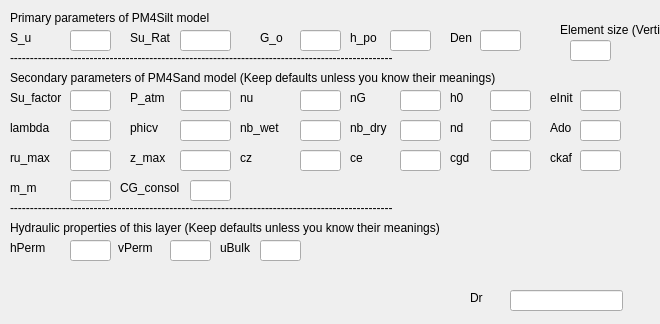
<?xml version="1.0" encoding="UTF-8"?>
<ui version="4.0">
 <class>Dialog</class>
 <widget class="QDialog" name="Dialog">
  <property name="geometry">
   <rect>
    <x>0</x>
    <y>0</y>
    <width>660</width>
    <height>324</height>
   </rect>
  </property>
  <property name="windowTitle">
   <string>Dialog</string>
  </property>
  <widget class="QLabel" name="S_u_2">
   <property name="geometry">
    <rect>
     <x>10</x>
     <y>30</y>
     <width>31</width>
     <height>16</height>
    </rect>
   </property>
   <property name="text">
    <string>S_u</string>
   </property>
  </widget>
  <widget class="QLabel" name="nu_2">
   <property name="geometry">
    <rect>
     <x>240</x>
     <y>90</y>
     <width>41</width>
     <height>16</height>
    </rect>
   </property>
   <property name="text">
    <string>nu</string>
   </property>
  </widget>
  <widget class="QLabel" name="lambda_2">
   <property name="geometry">
    <rect>
     <x>10</x>
     <y>120</y>
     <width>51</width>
     <height>16</height>
    </rect>
   </property>
   <property name="text">
    <string>lambda</string>
   </property>
  </widget>
  <widget class="QLabel" name="nd_2">
   <property name="geometry">
    <rect>
     <x>450</x>
     <y>120</y>
     <width>31</width>
     <height>16</height>
    </rect>
   </property>
   <property name="text">
    <string>nd</string>
   </property>
  </widget>
  <widget class="QLabel" name="cz_2">
   <property name="geometry">
    <rect>
     <x>240</x>
     <y>150</y>
     <width>31</width>
     <height>16</height>
    </rect>
   </property>
   <property name="text">
    <string>cz</string>
   </property>
  </widget>
  <widget class="QLabel" name="m_m_2">
   <property name="geometry">
    <rect>
     <x>10</x>
     <y>180</y>
     <width>31</width>
     <height>16</height>
    </rect>
   </property>
   <property name="text">
    <string>m_m</string>
   </property>
  </widget>
  <widget class="QLabel" name="G_o_2">
   <property name="geometry">
    <rect>
     <x>260</x>
     <y>30</y>
     <width>31</width>
     <height>16</height>
    </rect>
   </property>
   <property name="text">
    <string>G_o</string>
   </property>
  </widget>
  <widget class="QLabel" name="h_po_2">
   <property name="geometry">
    <rect>
     <x>350</x>
     <y>30</y>
     <width>31</width>
     <height>16</height>
    </rect>
   </property>
   <property name="text">
    <string>h_po</string>
   </property>
  </widget>
  <widget class="QLabel" name="Den_2">
   <property name="geometry">
    <rect>
     <x>450</x>
     <y>30</y>
     <width>31</width>
     <height>16</height>
    </rect>
   </property>
   <property name="text">
    <string>Den</string>
   </property>
  </widget>
  <widget class="QLineEdit" name="S_u">
   <property name="geometry">
    <rect>
     <x>70</x>
     <y>30</y>
     <width>41</width>
     <height>21</height>
    </rect>
   </property>
  </widget>
  <widget class="QLineEdit" name="G_o">
   <property name="geometry">
    <rect>
     <x>300</x>
     <y>30</y>
     <width>41</width>
     <height>21</height>
    </rect>
   </property>
  </widget>
  <widget class="QLineEdit" name="h_po">
   <property name="geometry">
    <rect>
     <x>390</x>
     <y>30</y>
     <width>41</width>
     <height>21</height>
    </rect>
   </property>
  </widget>
  <widget class="QLineEdit" name="Den">
   <property name="geometry">
    <rect>
     <x>480</x>
     <y>30</y>
     <width>41</width>
     <height>21</height>
    </rect>
   </property>
  </widget>
  <widget class="QLabel" name="nG_2">
   <property name="geometry">
    <rect>
     <x>350</x>
     <y>90</y>
     <width>21</width>
     <height>16</height>
    </rect>
   </property>
   <property name="text">
    <string>nG</string>
   </property>
  </widget>
  <widget class="QLabel" name="phicv_2">
   <property name="geometry">
    <rect>
     <x>130</x>
     <y>120</y>
     <width>31</width>
     <height>16</height>
    </rect>
   </property>
   <property name="text">
    <string>phicv</string>
   </property>
  </widget>
  <widget class="QLabel" name="Ado_2">
   <property name="geometry">
    <rect>
     <x>550</x>
     <y>120</y>
     <width>31</width>
     <height>16</height>
    </rect>
   </property>
   <property name="text">
    <string>Ado</string>
   </property>
  </widget>
  <widget class="QLabel" name="ce_2">
   <property name="geometry">
    <rect>
     <x>350</x>
     <y>150</y>
     <width>21</width>
     <height>16</height>
    </rect>
   </property>
   <property name="text">
    <string>ce</string>
   </property>
  </widget>
  <widget class="QLabel" name="CG_consol_2">
   <property name="geometry">
    <rect>
     <x>120</x>
     <y>180</y>
     <width>71</width>
     <height>16</height>
    </rect>
   </property>
   <property name="text">
    <string>CG_consol</string>
   </property>
  </widget>
  <widget class="QLabel" name="h0_2">
   <property name="geometry">
    <rect>
     <x>450</x>
     <y>90</y>
     <width>41</width>
     <height>16</height>
    </rect>
   </property>
   <property name="text">
    <string>h0</string>
   </property>
  </widget>
  <widget class="QLabel" name="nb_wet_2">
   <property name="geometry">
    <rect>
     <x>240</x>
     <y>120</y>
     <width>41</width>
     <height>16</height>
    </rect>
   </property>
   <property name="text">
    <string>nb_wet</string>
   </property>
  </widget>
  <widget class="QLabel" name="ru_max_2">
   <property name="geometry">
    <rect>
     <x>10</x>
     <y>150</y>
     <width>41</width>
     <height>16</height>
    </rect>
   </property>
   <property name="text">
    <string>ru_max</string>
   </property>
  </widget>
  <widget class="QLabel" name="cgd_2">
   <property name="geometry">
    <rect>
     <x>450</x>
     <y>150</y>
     <width>31</width>
     <height>16</height>
    </rect>
   </property>
   <property name="text">
    <string>cgd</string>
   </property>
  </widget>
  <widget class="QLabel" name="eInit_2">
   <property name="geometry">
    <rect>
     <x>550</x>
     <y>90</y>
     <width>31</width>
     <height>16</height>
    </rect>
   </property>
   <property name="text">
    <string>eInit</string>
   </property>
  </widget>
  <widget class="QLabel" name="nb_dry_2">
   <property name="geometry">
    <rect>
     <x>350</x>
     <y>120</y>
     <width>41</width>
     <height>16</height>
    </rect>
   </property>
   <property name="text">
    <string>nb_dry</string>
   </property>
  </widget>
  <widget class="QLabel" name="z_max_2">
   <property name="geometry">
    <rect>
     <x>130</x>
     <y>150</y>
     <width>41</width>
     <height>16</height>
    </rect>
   </property>
   <property name="text">
    <string>z_max</string>
   </property>
  </widget>
  <widget class="QLabel" name="ckaf_2">
   <property name="geometry">
    <rect>
     <x>550</x>
     <y>150</y>
     <width>31</width>
     <height>16</height>
    </rect>
   </property>
   <property name="text">
    <string>ckaf</string>
   </property>
  </widget>
  <widget class="QLineEdit" name="nu">
   <property name="geometry">
    <rect>
     <x>300</x>
     <y>90</y>
     <width>41</width>
     <height>21</height>
    </rect>
   </property>
  </widget>
  <widget class="QLineEdit" name="lambda">
   <property name="geometry">
    <rect>
     <x>70</x>
     <y>120</y>
     <width>41</width>
     <height>21</height>
    </rect>
   </property>
  </widget>
  <widget class="QLineEdit" name="nd">
   <property name="geometry">
    <rect>
     <x>490</x>
     <y>120</y>
     <width>41</width>
     <height>21</height>
    </rect>
   </property>
  </widget>
  <widget class="QLineEdit" name="cz">
   <property name="geometry">
    <rect>
     <x>300</x>
     <y>150</y>
     <width>41</width>
     <height>21</height>
    </rect>
   </property>
  </widget>
  <widget class="QLineEdit" name="m_m">
   <property name="geometry">
    <rect>
     <x>70</x>
     <y>180</y>
     <width>41</width>
     <height>21</height>
    </rect>
   </property>
  </widget>
  <widget class="QLineEdit" name="nG">
   <property name="geometry">
    <rect>
     <x>400</x>
     <y>90</y>
     <width>41</width>
     <height>21</height>
    </rect>
   </property>
  </widget>
  <widget class="QLineEdit" name="phicv">
   <property name="geometry">
    <rect>
     <x>180</x>
     <y>120</y>
     <width>51</width>
     <height>21</height>
    </rect>
   </property>
  </widget>
  <widget class="QLineEdit" name="Ado">
   <property name="geometry">
    <rect>
     <x>580</x>
     <y>120</y>
     <width>41</width>
     <height>21</height>
    </rect>
   </property>
  </widget>
  <widget class="QLineEdit" name="ce">
   <property name="geometry">
    <rect>
     <x>400</x>
     <y>150</y>
     <width>41</width>
     <height>21</height>
    </rect>
   </property>
  </widget>
  <widget class="QLineEdit" name="CG_consol">
   <property name="geometry">
    <rect>
     <x>190</x>
     <y>180</y>
     <width>41</width>
     <height>21</height>
    </rect>
   </property>
  </widget>
  <widget class="QLineEdit" name="h0">
   <property name="geometry">
    <rect>
     <x>490</x>
     <y>90</y>
     <width>41</width>
     <height>21</height>
    </rect>
   </property>
  </widget>
  <widget class="QLineEdit" name="nb_wet">
   <property name="geometry">
    <rect>
     <x>300</x>
     <y>120</y>
     <width>41</width>
     <height>21</height>
    </rect>
   </property>
  </widget>
  <widget class="QLineEdit" name="ru_max">
   <property name="geometry">
    <rect>
     <x>70</x>
     <y>150</y>
     <width>41</width>
     <height>21</height>
    </rect>
   </property>
  </widget>
  <widget class="QLineEdit" name="cgd">
   <property name="geometry">
    <rect>
     <x>490</x>
     <y>150</y>
     <width>41</width>
     <height>21</height>
    </rect>
   </property>
  </widget>
  <widget class="QLineEdit" name="eInit">
   <property name="geometry">
    <rect>
     <x>580</x>
     <y>90</y>
     <width>41</width>
     <height>21</height>
    </rect>
   </property>
  </widget>
  <widget class="QLineEdit" name="nb_dry">
   <property name="geometry">
    <rect>
     <x>400</x>
     <y>120</y>
     <width>41</width>
     <height>21</height>
    </rect>
   </property>
  </widget>
  <widget class="QLineEdit" name="z_max">
   <property name="geometry">
    <rect>
     <x>180</x>
     <y>150</y>
     <width>51</width>
     <height>21</height>
    </rect>
   </property>
  </widget>
  <widget class="QLineEdit" name="ckaf">
   <property name="geometry">
    <rect>
     <x>580</x>
     <y>150</y>
     <width>41</width>
     <height>21</height>
    </rect>
   </property>
  </widget>
  <widget class="QLabel" name="eSizeLabel">
   <property name="geometry">
    <rect>
     <x>560</x>
     <y>20</y>
     <width>141</width>
     <height>20</height>
    </rect>
   </property>
   <property name="text">
    <string>Element size (Vertical)</string>
   </property>
  </widget>
  <widget class="QLineEdit" name="eSize">
   <property name="geometry">
    <rect>
     <x>570</x>
     <y>40</y>
     <width>41</width>
     <height>21</height>
    </rect>
   </property>
  </widget>
  <widget class="QLabel" name="hPerm_2">
   <property name="geometry">
    <rect>
     <x>10</x>
     <y>240</y>
     <width>41</width>
     <height>16</height>
    </rect>
   </property>
   <property name="text">
    <string>hPerm</string>
   </property>
  </widget>
  <widget class="QLabel" name="vPerm_2">
   <property name="geometry">
    <rect>
     <x>118</x>
     <y>240</y>
     <width>41</width>
     <height>16</height>
    </rect>
   </property>
   <property name="text">
    <string>vPerm</string>
   </property>
  </widget>
  <widget class="QLabel" name="uBulk_2">
   <property name="geometry">
    <rect>
     <x>220</x>
     <y>240</y>
     <width>41</width>
     <height>16</height>
    </rect>
   </property>
   <property name="text">
    <string>uBulk</string>
   </property>
  </widget>
  <widget class="QLineEdit" name="hPerm">
   <property name="geometry">
    <rect>
     <x>70</x>
     <y>240</y>
     <width>41</width>
     <height>21</height>
    </rect>
   </property>
  </widget>
  <widget class="QLineEdit" name="vPerm">
   <property name="geometry">
    <rect>
     <x>170</x>
     <y>240</y>
     <width>41</width>
     <height>21</height>
    </rect>
   </property>
  </widget>
  <widget class="QLineEdit" name="uBulk">
   <property name="geometry">
    <rect>
     <x>260</x>
     <y>240</y>
     <width>41</width>
     <height>21</height>
    </rect>
   </property>
  </widget>
  <widget class="QLabel" name="line1">
   <property name="geometry">
    <rect>
     <x>10</x>
     <y>50</y>
     <width>591</width>
     <height>16</height>
    </rect>
   </property>
   <property name="text">
    <string>------------------------------------------------------------------------------------------------</string>
   </property>
  </widget>
  <widget class="QLabel" name="hydraulicLabel">
   <property name="geometry">
    <rect>
     <x>10</x>
     <y>220</y>
     <width>521</width>
     <height>16</height>
    </rect>
   </property>
   <property name="text">
    <string>Hydraulic properties of this layer (Keep defaults unless you know their meanings)</string>
   </property>
  </widget>
  <widget class="QLabel" name="secondarylabel">
   <property name="geometry">
    <rect>
     <x>10</x>
     <y>70</y>
     <width>581</width>
     <height>16</height>
    </rect>
   </property>
   <property name="text">
    <string>Secondary parameters of PM4Sand model (Keep defaults unless you know their meanings)</string>
   </property>
  </widget>
  <widget class="QLabel" name="label_34">
   <property name="geometry">
    <rect>
     <x>10</x>
     <y>10</y>
     <width>291</width>
     <height>16</height>
    </rect>
   </property>
   <property name="text">
    <string>Primary parameters of PM4Silt model </string>
   </property>
  </widget>
  <widget class="QLabel" name="line1_2">
   <property name="geometry">
    <rect>
     <x>10</x>
     <y>200</y>
     <width>591</width>
     <height>16</height>
    </rect>
   </property>
   <property name="text">
    <string>------------------------------------------------------------------------------------------------</string>
   </property>
  </widget>
  <widget class="QLabel" name="Su_Rat_2">
   <property name="geometry">
    <rect>
     <x>130</x>
     <y>30</y>
     <width>41</width>
     <height>16</height>
    </rect>
   </property>
   <property name="text">
    <string>Su_Rat</string>
   </property>
  </widget>
  <widget class="QLineEdit" name="Su_Rat">
   <property name="geometry">
    <rect>
     <x>180</x>
     <y>30</y>
     <width>51</width>
     <height>21</height>
    </rect>
   </property>
  </widget>
  <widget class="QLineEdit" name="Su_factor">
   <property name="geometry">
    <rect>
     <x>70</x>
     <y>90</y>
     <width>41</width>
     <height>21</height>
    </rect>
   </property>
  </widget>
  <widget class="QLineEdit" name="P_atm">
   <property name="geometry">
    <rect>
     <x>180</x>
     <y>90</y>
     <width>51</width>
     <height>21</height>
    </rect>
   </property>
  </widget>
  <widget class="QLabel" name="Su_factor_2">
   <property name="geometry">
    <rect>
     <x>10</x>
     <y>90</y>
     <width>57</width>
     <height>16</height>
    </rect>
   </property>
   <property name="text">
    <string>Su_factor</string>
   </property>
  </widget>
  <widget class="QLabel" name="P_atm_2">
   <property name="geometry">
    <rect>
     <x>130</x>
     <y>90</y>
     <width>41</width>
     <height>16</height>
    </rect>
   </property>
   <property name="text">
    <string>P_atm</string>
   </property>
  </widget>
  <widget class="QLabel" name="Dr_2">
   <property name="geometry">
    <rect>
     <x>470</x>
     <y>290</y>
     <width>57</width>
     <height>16</height>
    </rect>
   </property>
   <property name="text">
    <string>Dr</string>
   </property>
  </widget>
  <widget class="QLineEdit" name="Dr">
   <property name="geometry">
    <rect>
     <x>510</x>
     <y>290</y>
     <width>113</width>
     <height>21</height>
    </rect>
   </property>
  </widget>
 </widget>
 <resources/>
 <connections/>
</ui>
